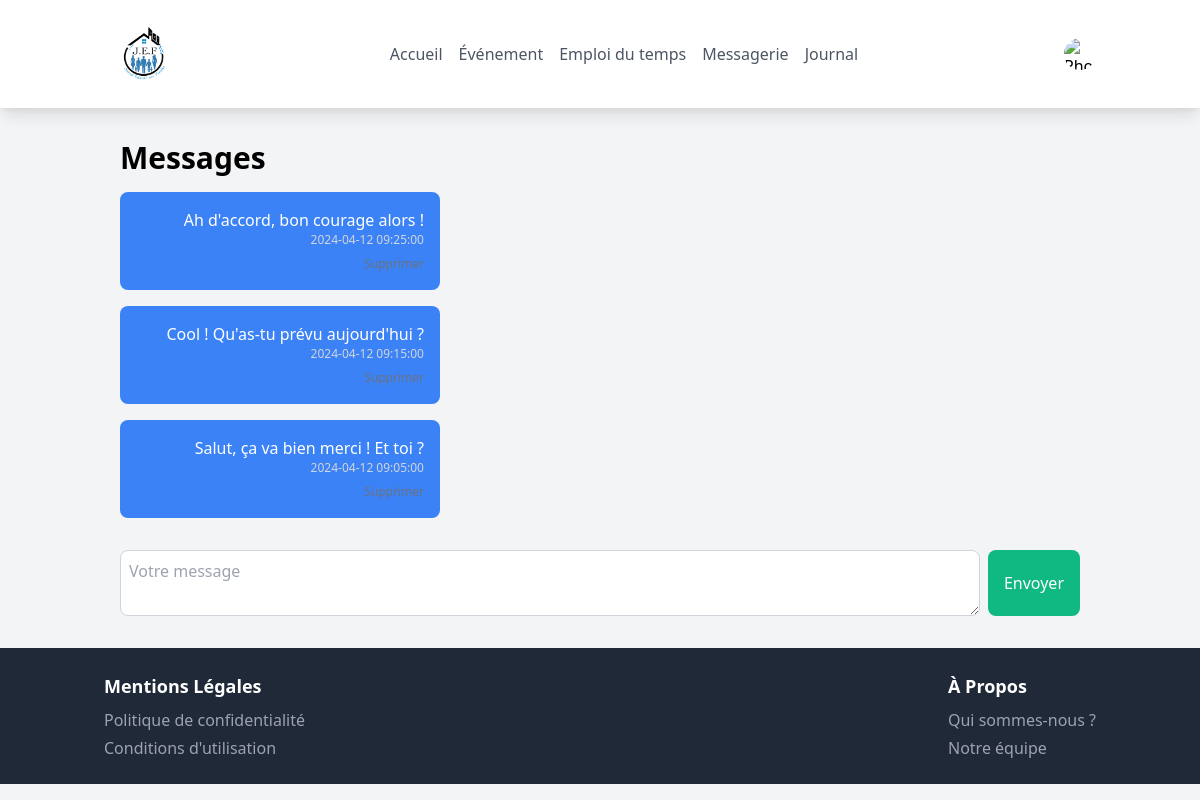
/controllers/controller_message.php (signed in), run on an earlier commit of the app's database.
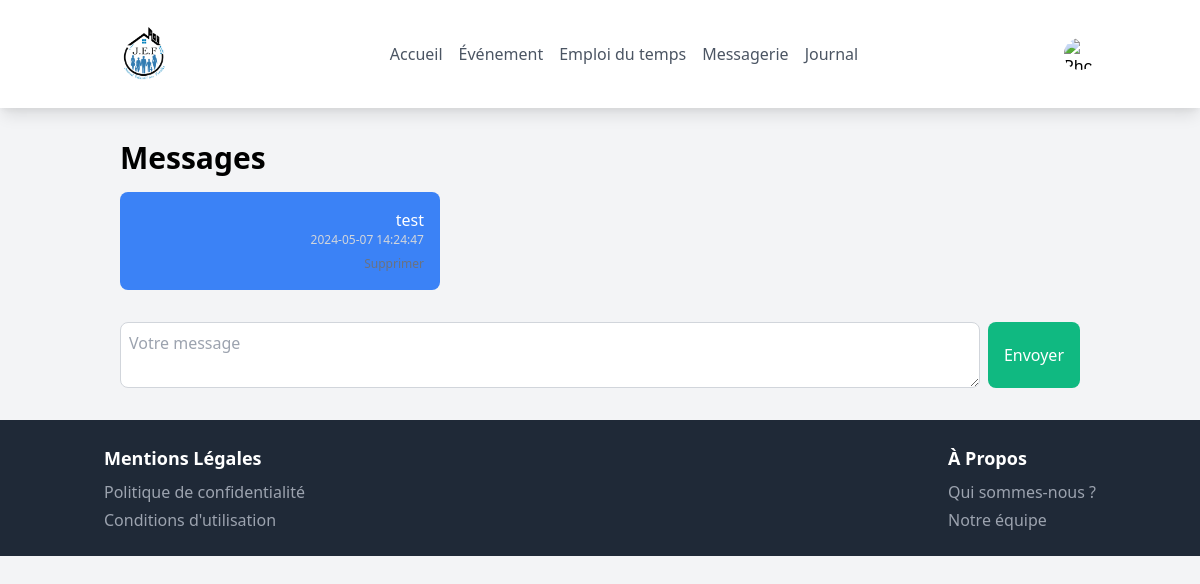
And on a later commit of the database.
### tables this page shows
CREATE TABLE `messages` (
  `idMessage` int NOT NULL,
  `idExpediteur` int DEFAULT NULL,
  `contenu` text,
  `dateEnvoi` datetime DEFAULT NULL
);

### controllers/controller_message.php (called while the page is built, shortened)
<?php
require_once "../models/message.php";
$user_id = $_SESSION['user']['idUtilisateur'];
$messages = Message::getMessages($user_id);
include "../views/view_message.php";

### models/message.php (called while the page is built, shortened)
<?php
class Message
{
    private static $db;
    public static function initDatabase()
    {
        if (!isset(self::$db)) {
            self::$db = new PDO("mysql:host=localhost;dbname=" . DBNAME, DBUSER, DBPASSWORD);
            self::$db->setAttribute(PDO::ATTR_ERRMODE, PDO::ERRMODE_EXCEPTION);
        }
    }
    public static function getMessages($userId)
    {
        try {
            $pdo = self::$db;
            $sql = "SELECT * FROM messages WHERE idExpediteur = :user_id ORDER BY dateEnvoi DESC";
            $query = $pdo->prepare($sql);
            $query->execute([':user_id' => $userId]);
            return $query->fetchAll(PDO::FETCH_ASSOC);
        } catch (PDOException $e) {
            throw new Exception("Erreur lors de la récupération des messages : " . $e->getMessage());
        }
    }
}

### views/view_message.php (the view, shortened to what this page needs)
<!DOCTYPE html>
<html lang="fr">
<head>
    <link href="https://cdn.jsdelivr.net/npm/tailwindcss@2.2.19/dist/tailwind.min.css" rel="stylesheet">
</head>
<body class="bg-gray-100">
    <?php include "header.php"; ?>
    <div class="container mx-auto p-8">
        <h1 class="text-3xl font-bold mb-4">Messages</h1>
        <div class="flex flex-col gap-4">
            <?php if (empty($messages)): ?>
                <p class="text-gray-600">Aucun message à afficher pour le moment.</p>
            <?php else: ?>
                <?php foreach ($messages as $message): ?>
                    <div class="<?= ($message['idExpediteur'] === $user_id) ? 'text-right' : 'text-left' ?>">
                        <div
                            class="<?= ($message['idExpediteur'] === $user_id) ? 'bg-blue-500 text-white' : 'bg-gray-200 text-gray-700' ?> p-4 rounded-lg max-w-xs">
                            <p><?= $message['contenu'] ?></p>
                            <p class="text-xs text-gray-300"><?= $message['dateEnvoi'] ?></p>
                            <?php if ($message['idExpediteur'] === $user_id): ?>
                                <form action="../controllers/controller_message.php" method="post">
                                    <button type="submit" class="text-xs text-gray-500 hover:text-red-500 mt-2">Supprimer</button>
                                </form>
                            <?php endif; ?>
                        </div>
                    </div>
                <?php endforeach; ?>
            <?php endif; ?>
        </div>
        <form action="../controllers/controller_message.php" method="post" class="mt-8 flex">
            <textarea id="messageInput" name="message" class="flex-grow p-2 rounded-lg border border-gray-300 mr-2"
                placeholder="Votre message"></textarea>
            <button type="submit" name="submit" class="bg-green-500 text-white py-2 px-4 rounded-lg">Envoyer</button>
        </form>
    </div>
    <?php include "footer.php"; ?>
</body>
</html>

What changed in the data, as far as the page shows it:
removed messages: contenu "Ah d'accord, bon courage alors !", dateEnvoi "2024-04-12 09:25:00"
removed messages: contenu "Cool ! Qu'as-tu prévu aujourd'hui ?", dateEnvoi "2024-04-12 09:15:00"
removed messages: contenu "Salut, ça va bien merci ! Et toi ?", dateEnvoi "2024-04-12 09:05:00"
added messages: contenu "test", dateEnvoi "2024-05-07 14:24:47"
